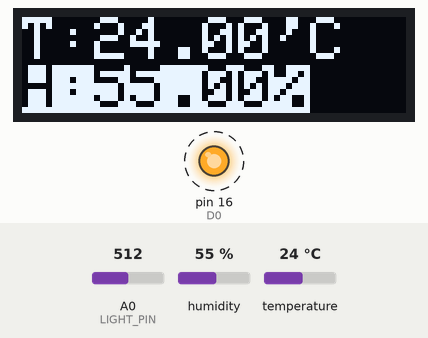
Simulated run of this sketch. Board: Arduino Uno, built with avr-gcc and run on an emulated ATmega328P. Shown: 128×32 one-colour display, output pins drawn as LEDs (lit = HIGH). Dashed ring = blinking. Inputs (shaded band) come from the test bench; at power-on: humidity 55 %, temperature 24 °C, A0 (LIGHT_PIN) = 512. Pins used as bus, display or sensor lines are not drawn; what the sketch prints to the serial monitor is not drawn.

Above: at 1.8 s.
1.9 s: humidity set to 22 %
At 3.8 s:
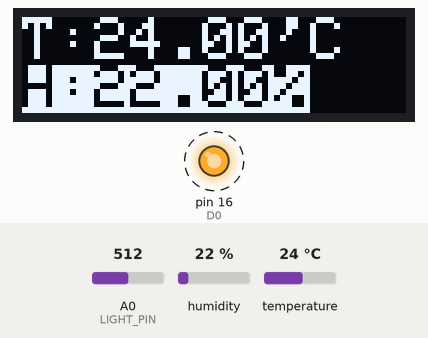
6.1 s: temperature set to 12 °C
At 6.7 s:
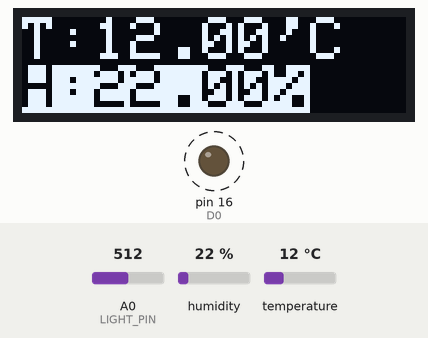
8.7 s: humidity set to 40 %
At 9.7 s:
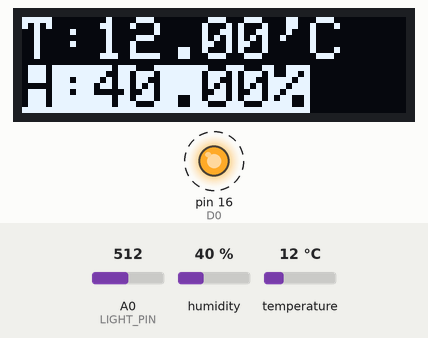
11.8 s: temperature set to 19 °C
At 14.2 s:
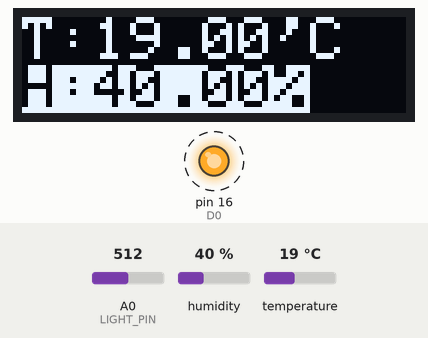
Timing chart, 0 to 15.8 s (numbered marks = the images above; inputs shaded):
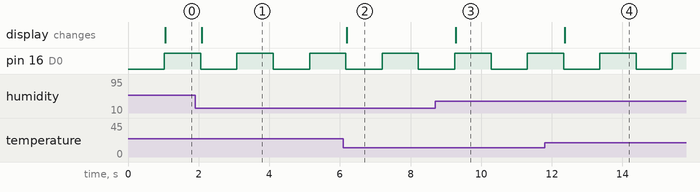

Measured:
- after the input at 1.9 s, the display: changes after 0.19 s (image 1)
- after the input at 6.1 s, the display: changes after 0.10 s (image 2)
- after the input at 8.7 s, the display: changes after 0.58 s (image 3)
- after the input at 11.8 s, the display: changes after 0.56 s (image 4)
- by itself, pin 16 (D0): alternates HIGH for 1.0 s and LOW for 1.0 s

The sketch:

led-control-with-oled.ino
```cpp
#include "DHTesp.h"
#include <SPI.h>
#include <Wire.h>
#include <Adafruit_GFX.h>
#include <Adafruit_SSD1306.h>

// OLED 관련 정의
#define SCREEN_WIDTH 128 // OLED display width, in pixels
#define SCREEN_HEIGHT 32 // OLED display height, in pixels
#define OLED_RESET -1 // Reset pin # (or -1 if sharing Arduino reset pin)
#define SCREEN_ADDRESS 0x3C ///< See datasheet for Address; 0x3D for 128x64, 0x3C for 128x32

Adafruit_SSD1306 display(SCREEN_WIDTH, SCREEN_HEIGHT, &Wire, OLED_RESET);

// GPIO 핀 정의
#define D0 16
#define D1 5
#define D2 4
#define D3 0
#define D4 2
#define D5 14
#define D6 12
#define D7 13
#define D8 15

// 핀 맵핑 정의
#define LIGHT_PIN A0
#define LED_PIN D0
#define DHTPIN D3
#define RELAY1_PIN D4 // D4로 맵핑 변경

// 릴레이 상태 정의
#define RELAY_OFF HIGH // HIGH 신호이면 릴레이 동작하지 않음
#define RELAY_ON LOW // LOW 신호이면 릴레이 동작함

// 각종 전역 변수
bool check = true;
int light_val;
int relay_state = RELAY_OFF; // 릴레이 OFF
const int threshold = 500;
bool special_condition = false;
bool prior_state;
float humidity, temperature;
char str_temperature[40], str_humidity[40];
unsigned long time_snapshot1; // 시간을 위한 변수
unsigned long time_snapshot2; // USB LED 시간을 위한 변수

DHTesp dht;

void setup() {
  Serial.begin(9600);
  pinMode(D0, OUTPUT);
  pinMode(LIGHT_PIN, INPUT);
  pinMode (LED_PIN, OUTPUT);
  digitalWrite (LED_PIN, LOW); //LED off
  pinMode (RELAY1_PIN, OUTPUT); // 릴레이 signal 단자
  digitalWrite (RELAY1_PIN, RELAY_OFF); // 릴레이 OFF
  dht.setup(DHTPIN, DHTesp::DHT22); // DHTPIN(D3)에 맵핑

  // SSD1306_SWITCHCAPVCC = generate display voltage from 3.3V internally
  if(!display.begin(SSD1306_SWITCHCAPVCC, SCREEN_ADDRESS)) {
    Serial.println(F("SSD1306 allocation failed"));
    for(;;); // Don't proceed, loop forever
  }
  Serial.println(F("SSD1306 allocation successed"));
  fetch_light();
  prior_state = (light_val > threshold) ? true : false;
  time_snapshot1 = millis();
  time_snapshot2 = 0;
}

void loop() {
  if (time_snapshot1 + 1000 <= millis()) {
    led_on();
    fetch_dht22_info();
    fetch_light();
    control_usbled(threshold);
    write_dht22_info_to_display();
    time_snapshot1 = millis();
  }
}

// LED 깜빡거림.
void led_on() {
  check ? digitalWrite(D0, HIGH) : digitalWrite(D0, LOW);
  check = !check;
}

// 온습도
void fetch_dht22_info() {
  humidity = dht.getHumidity();
  temperature = dht.getTemperature();

  if (!isnan(humidity) && !isnan(temperature)) { // !(not a number), humidity와 temperature가 숫자 값이라면
    Serial.print("Temp:");
    Serial.print(temperature);
    Serial.print("\tHumidity:");
    Serial.println(humidity);
  }
  else
    Serial.println("Fetch DHT22 Data Error!");
}

void write_dht22_info_to_display() {
  display.clearDisplay();

  display.setTextSize(2);             // Normal 1:1 pixel scale
  display.setTextColor(SSD1306_WHITE);        // Draw white text

  display.setCursor(0,0);             // Start at top-left corner
  display.print(F("T:"));
  display.print(temperature);
  display.println(F("'C"));

  display.setTextColor(SSD1306_BLACK, SSD1306_WHITE); // Draw 'inverse' text
  display.print(F("H:"));
  display.print(humidity);
  display.println(F("%"));

  display.display();
}

// 조도 센서
void fetch_light() {
  light_val = analogRead(LIGHT_PIN);
  Serial.print("Light intensity = ");
  Serial.println(light_val);
}

// USB LED 컨트롤 함수
void control_usbled(int t) {
  if (special_condition && time_snapshot2 + 10000 <= millis()) {
    special_condition = false;
    relay_state = RELAY_OFF;
  }
  else {
    if (prior_state && light_val < t) { // 밝은 -> 어두운 상태
      prior_state = false;
      special_condition = true; // 특수 상태 값 체크
      time_snapshot2 = millis(); // 10초 시간 재기 위한 부분
      relay_state = RELAY_ON;
    }
    else if (prior_state && light_val > t) { // 밝은 -> 밝은 상태
      prior_state = true;
    }
    else if (!prior_state && light_val < t) { // 어두운 -> 어두운 상태
        prior_state = false;
    }
    else if (!prior_state && light_val > t) { // 어두운 -> 밝은
      prior_state = true;
    }
  }
  digitalWrite(RELAY1_PIN, relay_state);
}
```
